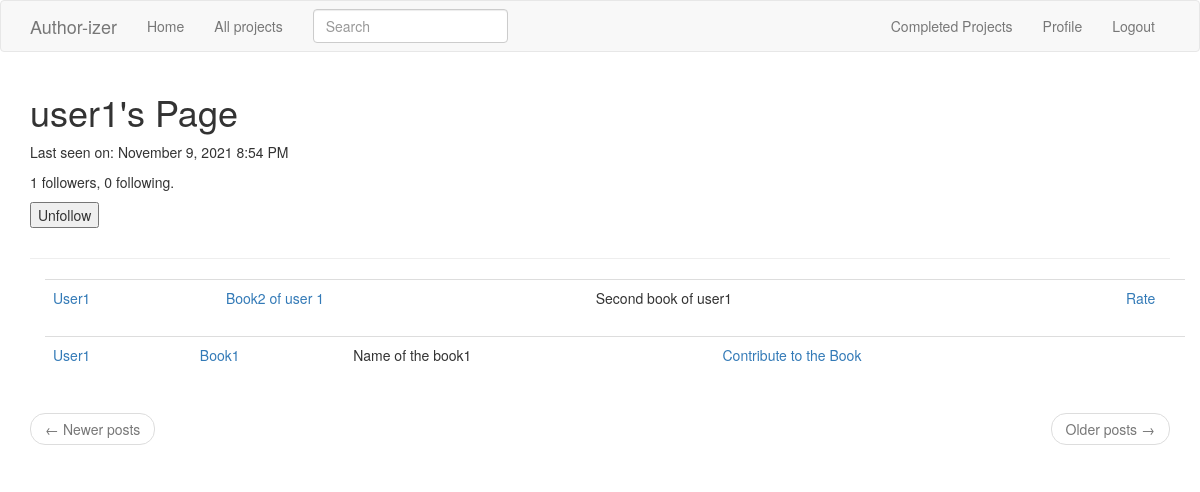
The app's page /user/user1 (signed in), older data.
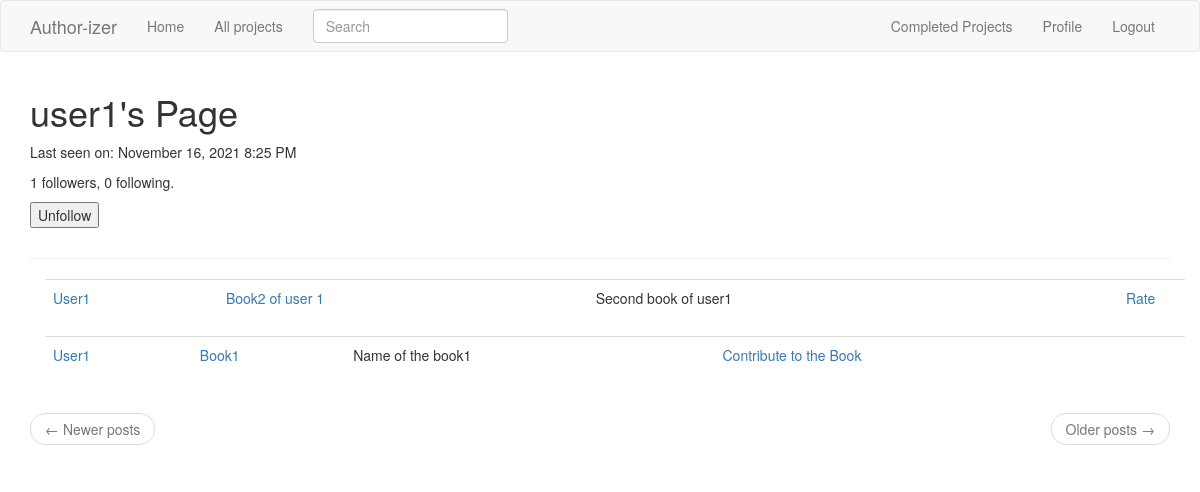
The same page, newer data.
### app/models.py (models this page shows, shortened)
class User(UserMixin, db.Model):
    id = db.Column(db.Integer, primary_key=True )
    username = db.Column(db.String(64), index=True, unique=True)
    email = db.Column(db.String(120), index=True, unique=True)
    password_hash = db.Column(db.String(128))
    posts = db.relationship('Post', backref='author', lazy='dynamic')
    about_me = db.Column(db.String(140))
    last_seen = db.Column(db.DateTime, default=datetime.utcnow)
    followed = db.relationship(
        'User', secondary=followers,
        primaryjoin=(followers.c.follower_id == id),
        secondaryjoin=(followers.c.followed_id == id),
        backref=db.backref('followers', lazy='dynamic'), lazy='dynamic')
    def is_following(self, user):
        return self.followed.filter(
            followers.c.followed_id == user.id).count() > 0

class SearchableMixin(object):
    @classmethod
    def before_commit(cls, session):
        session._changes = {
            'add': list(session.new),
            'update': list(session.dirty),
            'delete': list(session.deleted)
        }
    @classmethod
    def after_commit(cls, session):
        for obj in session._changes['add']:
            if isinstance(obj, SearchableMixin):
                add_to_index(obj.__tablename__, obj)
        for obj in session._changes['update']:
            if isinstance(obj, SearchableMixin):
                add_to_index(obj.__tablename__, obj)
        for obj in session._changes['delete']:
            if isinstance(obj, SearchableMixin):
                remove_from_index(obj.__tablename__, obj)
        session._changes = None

class Post(SearchableMixin, db.Model):
    __searchable__ = ['body']
    id = db.Column(db.Integer, primary_key=True)
    body = db.Column(db.Text)
    title= db.Column(db.String(140))
    subtitle=db.Column(db.String(200))
    timestamp = db.Column(db.DateTime, index=True, default=datetime.utcnow)
    user_id = db.Column(db.Integer, db.ForeignKey('user.id', ondelete="CASCADE"))
    contributes = db.relationship('Contribute', backref='contrib', lazy='dynamic')
    completed= db.Column(db.Boolean, default=False)

### app/routes.py (the view)
@app.route('/user/<username>')
@login_required
def user(username):
    user = User.query.filter_by(username=username).first_or_404()
    page = request.args.get('page', 1, type=int)
    posts = user.posts.order_by(Post.timestamp.desc()).paginate(
        page, app.config['POSTS_PER_PAGE'], False)
    next_url = url_for('user', username=user.username, page=posts.next_num) \
        if posts.has_next else None
    prev_url = url_for('user', username=user.username, page=posts.prev_num) \
        if posts.has_prev else None
    form = EmptyForm()
    return render_template('user.html', user=user, posts=posts.items,
                           next_url=next_url, prev_url=prev_url, form=form)

### app/forms.py
class SearchForm(FlaskForm):
    q = StringField(('Search'), validators=[DataRequired()])
    def __init__(self, *args, **kwargs):
        if 'formdata' not in kwargs:
            kwargs['formdata'] = request.args
        if 'csrf_enabled' not in kwargs:
            kwargs['csrf_enabled'] = False
        super(SearchForm, self).__init__(*args, **kwargs)

class EmptyForm(FlaskForm):
    submit = SubmitField('Submit')

### app/models.py (called while the page is built)
@login.user_loader
def load_user(id):
    return User.query.get(int(id))

### app/routes.py (called while the page is built)
@app.before_request
def before_request():
    if current_user.is_authenticated:
        current_user.last_seen = datetime.utcnow()
        db.session.commit()
        g.search_form = SearchForm()

### app/templates/user.html (shortened to what this page needs)
{% extends "base.html" %}
{% import 'bootstrap/wtf.html' as wtf %}
{% block app_content %}
<table class="container">
    <tr>
        <td>
            <h1>{{ user.username }}'s Page</h1>
            {% if user.last_seen %}
                    <p>Last seen on: {{ moment(user.last_seen).format('LLL') }}</p>
                    {% endif %}
            <p>{{ user.followers.count() }} followers, {{ user.followed.count() }} following.</p>
            {% if user == current_user %}
            <p><a href="{{ url_for('edit_profile') }}">Edit your profile</a></p>
            {% else %}
            <p>
                <form action="{{ url_for('unfollow', username=user.username) }}" method="post">
                    {{ form.submit(value='Unfollow') }}
                </form>
            </p>
            {% endif %}
        </td>
    </tr>
</table>
    <hr>
    {% for post in posts %}
    {% include '_post.html' %}
{% endfor %}
<nav aria-label="...">
    <ul class="pager">
        <li class="previous{% if not prev_url %} disabled{% endif %}">
            <a href="{{ prev_url or '#' }}">
                <span aria-hidden="true">&larr;</span> Newer posts
            </a>
        </li>
        <li class="next{% if not next_url %} disabled{% endif %}">
            <a href="{{ next_url or '#' }}">
                Older posts <span aria-hidden="true">&rarr;</span>
            </a>
        </li>
    </ul>
</nav>
{% endblock %}

### app/templates/base.html (shortened to what this page needs)
{% extends 'bootstrap/base.html' %}
{% import "bootstrap/wtf.html" as wtf %}
{% import "bootstrap/fixes.html" as fixes %}
{% block styles %}
{{super()}}
<link rel="stylesheet" href="https://cdnjs.cloudflare.com/ajax/libs/font-awesome/4.7.0/css/font-awesome.min.css">
{%endblock%}
{% block navbar %}
    <nav class="navbar navbar-default">
        <div class="container">
            <div class="navbar-header">
                <a class="navbar-brand" href="{{ url_for('index') }}">Author-izer</a>
            </div>
            <div class="collapse navbar-collapse" id="bs-example-navbar-collapse-1">
                <ul class="nav navbar-nav">
                    <li><a href="{{ url_for('index') }}">Home</a></li>
                    <li><a href="{{ url_for('explore') }}">All projects</a></li>
                </ul>
                {% if g.search_form %}
                <form class="navbar-form navbar-left" method="get" action="{{ url_for('search') }}">
                    <div class="form-group">
                        {{ g.search_form.q(size=20, class='form-control', placeholder=g.search_form.q.label.text) }}
                    </div>
                </form>
                {% endif %}
                <ul class="nav navbar-nav navbar-right">
                    <li><a href="{{ url_for('completed') }}">Completed Projects</a></li>
                    {% if current_user.is_anonymous %}
                    <li><a href="{{ url_for('login') }}">Login</a></li>
                    {% else %}
                    <li><a href="{{ url_for('user', username=current_user.username) }}">Profile</a></li>
                    <li><a href="{{ url_for('logout') }}">Logout</a></li>
                    {% endif %}
                </ul>
            </div>
        </div>
    </nav>
{% endblock %}
{% block content %}
    <div class="container">
        {% block app_content %}
        {% endblock %}
    </div>
{% endblock %}

### app/templates/_post.html
<div class="container">
<table class="table table-hover ">
    <tr>
        <td >
            <a href="{{ url_for('user', username=post.author.username) }}">
                {{ post.author.username.capitalize() }}
            </a>
        </td>
        <td>
            <a href="{{ url_for('read_post', id=post.id) }}">
            {{ post.title.capitalize() }}
            </a>
        </td>
        <td>
            {{ post.subtitle.capitalize() }}
        </td>
        <td>
            {%if post.author.username != current_user.username and not post.completed%}
                <a href="{{ url_for('contribute', id=post.id)}}"> Contribute to the Book </a>
            {%elif not post.completed %}
                <a href="{{url_for('edit_post' , id=post.id)}}"> Edit Your Book</a>
            {%endif %}
        </td>
        <td>
            {%if post.author.username != current_user.username and post.completed %}
            <div class="row">
                <div class="col-auto">
                    <a href="{{url_for('rate' , id=post.id)}}"> Rate</a>
                </div>
            </div>
            {%endif %}
        </td>
    </tr>
</table>
</div>

Row changes from the older to the newer data that the page shows:
changed User "user1": last_seen "November 9, 2021 8:54 PM" → "November 16, 2021 8:25 PM"
